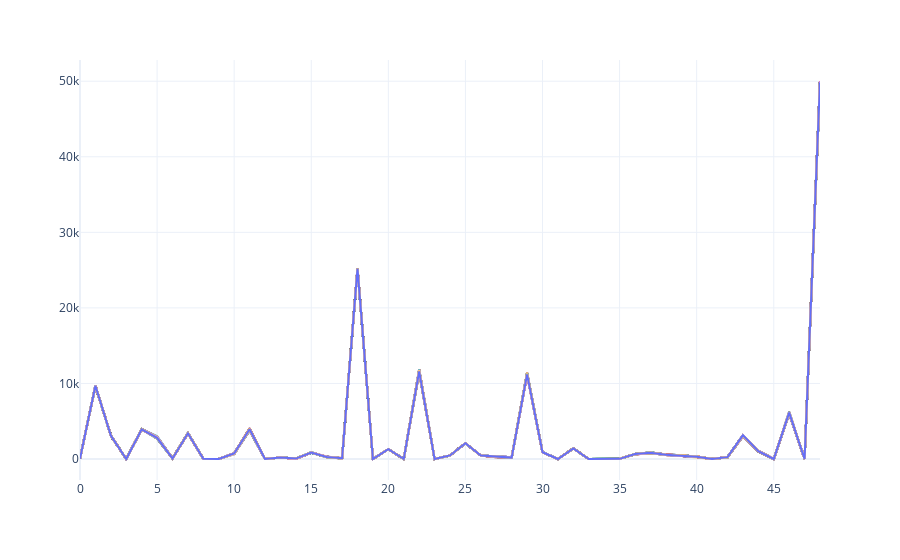

The notebook cell saved with this chart:
### Code cell
p1 = px.line() 
for i in range(case_pos["cases"].shape[0]):
    p1.add_scatter(x = np.arange(case_pos["cases"].shape[1]), y = case_pos["cases"][i, :])
    
p1.update_layout(template = "plotly_white", showlegend = False)
p1.show()
